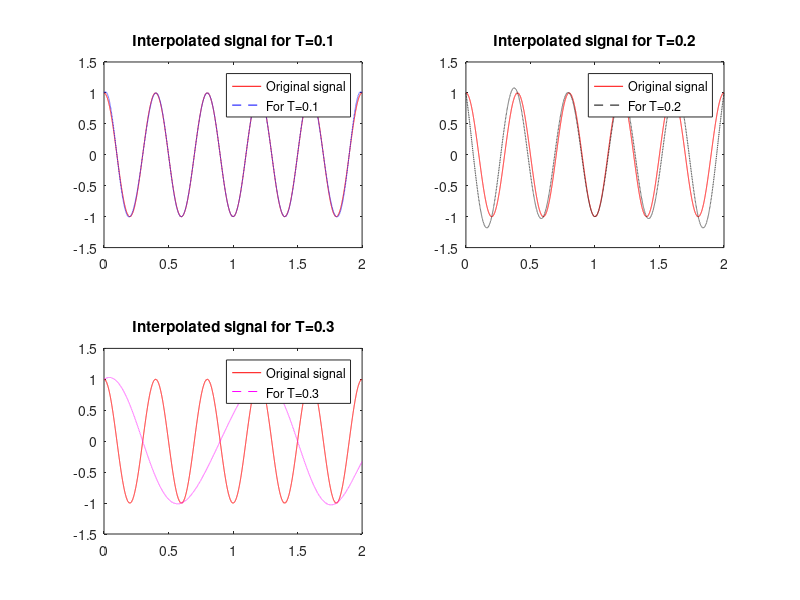

Here is the MATLAB script that generated this plot:
t_fine = 0:0.0001:2;
x = cos(5*pi*t_fine);
title ("Original signal & sinc interpolated signals");
t1 = 0:0.1:2;
t2 = 0:0.2:2;
t3 = 0:0.3:2;
%original signals 
xn1 = cos(5*pi*t1);
xn2 = cos(5*pi*t2);
xn3 = cos(5*pi*t3);
xr1 = zeros(size(t_fine));
xr2 = zeros(size(t_fine));
xr3 = zeros(size(t_fine));
for i= 1:length(t1)
    xr1 = xr1 + xn1(i) * sinc ((t_fine - t1(i))/0.1); %interpolation for T=0.1
end
for i= 1:length(t2)
    xr2 = xr2 + xn2(i) * sinc ((t_fine - t2(i))/0.2); %interpolation for T=0.2
end
for i= 1:length(t3)
    xr3 = xr3 + xn3(i) * sinc ((t_fine - t3(i))/0.3); %interpolation for T=0.3
end
fprintf("Nyquist rate is : 10pi\n"); %Nyquist rate

%Plotting
subplot (2,2,1);
plot (t_fine,x,'r');
hold on;
plot (t_fine,xr1,'b--');
legend("Original signal","For T=0.1");
title("Interpolated signal for T=0.1");
subplot (2,2,2);
plot (t_fine,x,'r');
hold on;
plot (t_fine,xr2,'k--');
legend("Original signal","For T=0.2");
title("Interpolated signal for T=0.2");
subplot (2,2,3);
plot (t_fine,x,'r');
hold on;
plot (t_fine,xr3,'m--');
legend("Original signal","For T=0.3");
title("Interpolated signal for T=0.3");